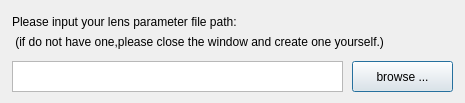
<?xml version="1.0" encoding="UTF-8"?>
<ui version="4.0">
 <class>Dialog</class>
 <widget class="QDialog" name="Dialog">
  <property name="geometry">
   <rect>
    <x>0</x>
    <y>0</y>
    <width>465</width>
    <height>103</height>
   </rect>
  </property>
  <property name="windowTitle">
   <string>Dialog</string>
  </property>
  <widget class="QLabel" name="label">
   <property name="geometry">
    <rect>
     <x>12</x>
     <y>11</y>
     <width>441</width>
     <height>21</height>
    </rect>
   </property>
   <property name="text">
    <string>Please input your lens parameter file path:</string>
   </property>
  </widget>
  <widget class="QPushButton" name="pushButton">
   <property name="geometry">
    <rect>
     <x>352</x>
     <y>61</y>
     <width>101</width>
     <height>31</height>
    </rect>
   </property>
   <property name="text">
    <string>browse ...</string>
   </property>
  </widget>
  <widget class="QTextEdit" name="textEdit">
   <property name="geometry">
    <rect>
     <x>12</x>
     <y>61</y>
     <width>331</width>
     <height>31</height>
    </rect>
   </property>
  </widget>
  <widget class="QLabel" name="label_2">
   <property name="geometry">
    <rect>
     <x>12</x>
     <y>31</y>
     <width>441</width>
     <height>21</height>
    </rect>
   </property>
   <property name="text">
    <string> (if do not have one,please close the window and create one yourself.)</string>
   </property>
  </widget>
 </widget>
 <resources/>
 <connections/>
</ui>
